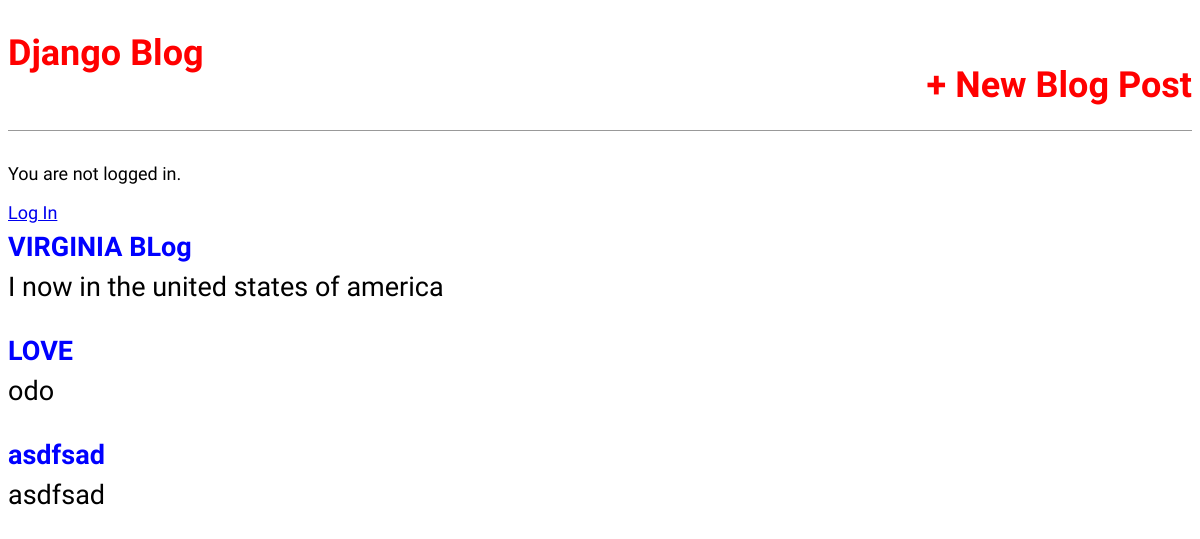
The page / on the database its author committed.
### blog/models.py (models this page shows, shortened)
class Post(models.Model):
    title = models.CharField(max_length=200)
    author = models.ForeignKey('auth.User', on_delete=models.CASCADE,) # foreignkey for many-to-one relationship. User can be author of more post but not the opposite.
    body = models.TextField()

### blog/views.py (the view)
# urls.py: path('', BlogListView.as_view(), name='home'),
class BlogListView(ListView):
    model = Post
    template_name = 'home.html'

### blog/templates/home.html
{% extends 'base.html' %}
{% block content %}
  {% for post in object_list %}
    <div class='post-entry'>
      <h2><a href="{% url 'post_detail' post.pk %}">{{ post.title }}</a><h2>
        <p>{{ post.body }}</p>
    </div>
    {% endfor %}
{% endblock content %}

### blog/static/css/base.css (style rules this page uses)
body { font-family: 'Source Sans pro', sans-serif; font-size: 18px; }
.post-entry { margin-bottom: 2rem; }
.post-entry h2 { margin: 0.5rem 0; }
.post-entry h2 a, .post-entry h2 a:visited { color: blue; text-decoration: none; }
.post-entry p { margin: 0; font-weight: 400; }

### rows shown on the page
Post: title "VIRGINIA BLog", body "I now in the united states of america"
Post: title "LOVE", body "odo"
Post: title "asdfsad", body "asdfsad"
